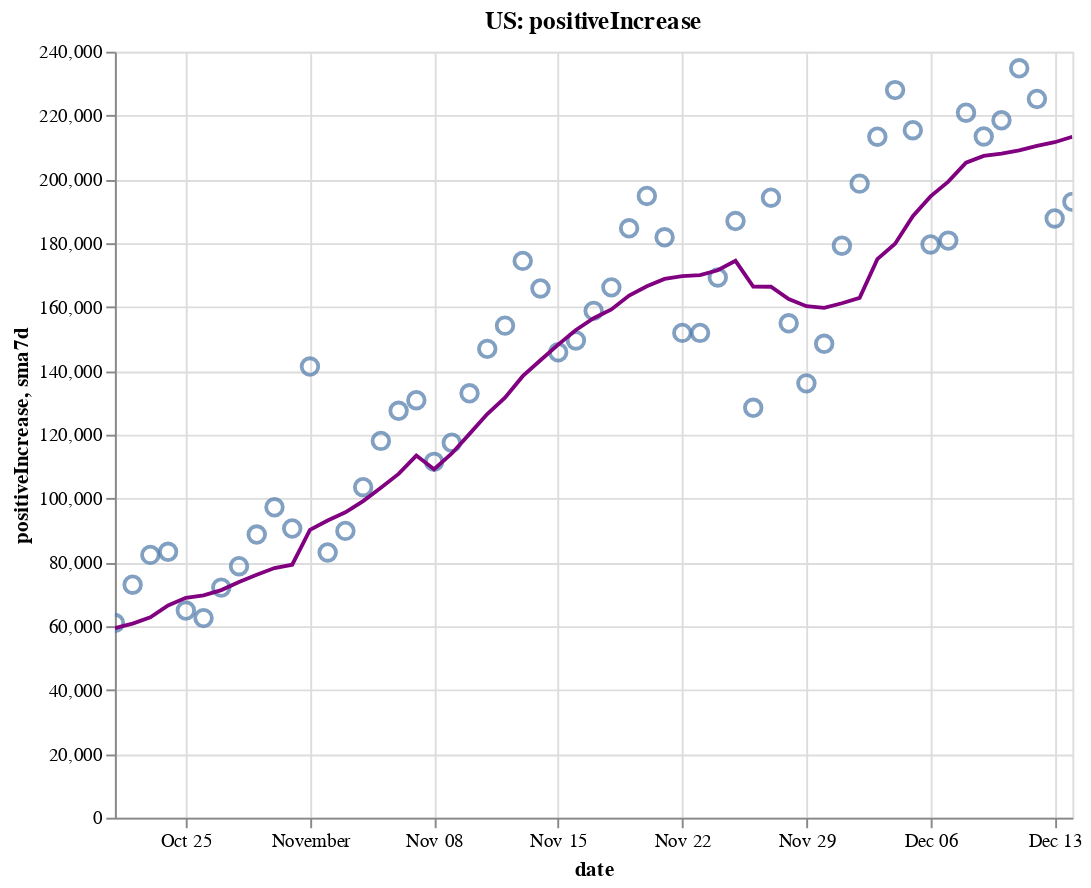

Notebook cell for this chart:
### Code cell
create_plot(us, 'positiveIncrease')

### Figure 1 — Vega-Lite specification as saved in the notebook (floating-point values rounded to 4 significant figures)
{"config": {"view": {"continuousWidth": 400, "continuousHeight": 300}}, "layer": [{"layer": [{"mark": {"type": "point", "size": 75}, "encoding": {"tooltip": [{"type": "temporal", "field": "date"}, {"type": "quantitative", "field": "positiveIncrease"}, {"type": "quantitative", "field": "sma7d"}], "x": {"type": "temporal", "field": "date"}, "y": {"type": "quantitative", "field": "positiveIncrease"}}, "selection": {"selector002": {"type": "interval", "bind": "scales", "encodings": ["x", "y"]}}}, {"mark": {"type": "line", "color": "purple"}, "encoding": {"x": {"type": "temporal", "field": "date"}, "y": {"type": "quantitative", "field": "sma7d"}}}]}, {"mark": {"type": "rule", "color": "#aaa"}, "encoding": {"x": {"type": "temporal", "field": "date"}}, "transform": [{"filter": {"selection": "selector001"}}]}, {"mark": "circle", "encoding": {"opacity": {"condition": {"value": 1, "selection": "selector001"}, "value": 0}, "tooltip": [{"type": "temporal", "field": "date"}, {"type": "quantitative", "field": "positiveIncrease"}, {"type": "quantitative", "field": "sma7d"}], "x": {"type": "temporal", "field": "date"}, "y": {"type": "quantitative", "field": "positiveIncrease"}}, "selection": {"selector001": {"type": "single", "encodings": ["x"], "on": "mouseover", "nearest": true, "empty": "none"}}}, {"mark": {"type": "text", "align": "left", "dx": 5, "dy": -5, "stroke": "white", "strokeWidth": 2}, "encoding": {"text": {"type": "quantitative", "field": "positiveIncrease"}, "tooltip": [{"type": "temporal", "field": "date"}, {"type": "quantitative", "field": "positiveIncrease"}, {"type": "quantitative", "field": "sma7d"}], "x": {"type": "temporal", "field": "date"}, "y": {"type": "quantitative", "field": "positiveIncrease"}}, "transform": [{"filter": {"selection": "selector001"}}]}, {"mark": {"type": "text", "align": "left", "dx": 5, "dy": -5}, "encoding": {"text": {"type": "quantitative", "field": "positiveIncrease"}, "tooltip": [{"type": "temporal", "field": "date"}, {"type": "quantitative", "field": "positiveIncrease"}, {"type": "quantitative", "field": "sma7d"}], "x": {"type": "temporal", "field": "date"}, "y": {"type": "quantitative", "field": "positiveIncrease"}}, "transform": [{"filter": {"selection": "selector001"}}]}], "data": {"name": "data-2a4e74cbe89193a1bdbf041a82369cff"}, "height": 400, "title": "US: positiveIncrease", "width": 500, "$schema": "https://vega.github.io/schema/vega-lite/v4.8.1.json", "datasets": {"data-2a4e74cbe89193a1bdbf041a82369cff": [{"date": "2020-10-21T00:00:00", "totalTestResultsIncrease": 1018000.0, "positiveIncrease": 60980.0, "death": 213900.0, "deathIncrease": 1025.0, "positiveRate": 0.06, "state": "US", "sma7d": 59420.0}, {"date": "2020-10-22T00:00:00", "totalTestResultsIncrease": 1279000.0, "positiveIncrease": 73000.0, "death": 215100.0, "deathIncrease": 1126.0, "positiveRate": 0.057, "state": "US", "sma7d": 60790.0}, {"date": "2020-10-23T00:00:00", "totalTestResultsIncrease": 1405000.0, "positiveIncrease": 82340.0, "death": 216000.0, "deathIncrease": 941.0, "positiveRate": 0.059, "state": "US", "sma7d": 62810.0}, {"date": "2020-10-24T00:00:00", "totalTestResultsIncrease": 1312000.0, "positiveIncrease": 83320.0, "death": 216900.0, "deathIncrease": 897.0, "positiveRate": 0.063, "state": "US", "sma7d": 66510.0}, {"date": "2020-10-25T00:00:00", "totalTestResultsIncrease": 1182000.0, "positiveIncrease": 64900.0, "death": 217300.0, "deathIncrease": 387.0, "positiveRate": 0.055, "state": "US", "sma7d": 68890.0}, {"date": "2020-10-26T00:00:00", "totalTestResultsIncrease": 1195000.0, "positiveIncrease": 62540.0, "death": 217700.0, "deathIncrease": 399.0, "positiveRate": 0.052, "state": "US", "sma7d": 69660.0}, {"date": "2020-10-27T00:00:00", "totalTestResultsIncrease": 1111000.0, "positiveIncrease": 72100.0, "death": 218600.0, "deathIncrease": 929.0, "positiveRate": 0.065, "state": "US", "sma7d": 71310.0}, {"date": "2020-10-28T00:00:00", "totalTestResultsIncrease": 1166000.0, "positiveIncrease": 78790.0, "death": 219700.0, "deathIncrease": 1045.0, "positiveRate": 0.068, "state": "US", "sma7d": 73860.0}, {"date": "2020-10-29T00:00:00", "totalTestResultsIncrease": 1364000.0, "positiveIncrease": 88730.0, "death": 220700.0, "deathIncrease": 1055.0, "positiveRate": 0.065, "state": "US", "sma7d": 76100.0}, {"date": "2020-10-30T00:00:00", "totalTestResultsIncrease": 1395000.0, "positiveIncrease": 97260.0, "death": 221700.0, "deathIncrease": 947.0, "positiveRate": 0.07, "state": "US", "sma7d": 78230.0}, {"date": "2020-10-31T00:00:00", "totalTestResultsIncrease": 1427000.0, "positiveIncrease": 90610.0, "death": 222600.0, "deathIncrease": 970.0, "positiveRate": 0.063, "state": "US", "sma7d": 79280.0}, {"date": "2020-11-01T00:00:00", "totalTestResultsIncrease": 1177000.0, "positiveIncrease": 141300.0, "death": 223000.0, "deathIncrease": 398.0, "positiveRate": 0.12, "state": "US", "sma7d": 90200.0}, {"date": "2020-11-02T00:00:00", "totalTestResultsIncrease": 1291000.0, "positiveIncrease": 83100.0, "death": 223500.0, "deathIncrease": 474.0, "positiveRate": 0.064, "state": "US", "sma7d": 93130.0}, {"date": "2020-11-03T00:00:00", "totalTestResultsIncrease": 1222000.0, "positiveIncrease": 89860.0, "death": 225000.0, "deathIncrease": 1525.0, "positiveRate": 0.074, "state": "US", "sma7d": 95670.0}, {"date": "2020-11-04T00:00:00", "totalTestResultsIncrease": 1280000.0, "positiveIncrease": 103600.0, "death": 226200.0, "deathIncrease": 1126.0, "positiveRate": 0.081, "state": "US", "sma7d": 99210.0}, {"date": "2020-11-05T00:00:00", "totalTestResultsIncrease": 1612000.0, "positiveIncrease": 118100.0, "death": 227300.0, "deathIncrease": 1155.0, "positiveRate": 0.073, "state": "US", "sma7d": 103400.0}, {"date": "2020-11-06T00:00:00", "totalTestResultsIncrease": 1620000.0, "positiveIncrease": 127500.0, "death": 228500.0, "deathIncrease": 1186.0, "positiveRate": 0.079, "state": "US", "sma7d": 107700.0}, {"date": "2020-11-07T00:00:00", "totalTestResultsIncrease": 1450000.0, "positiveIncrease": 130800.0, "death": 229600.0, "deathIncrease": 1132.0, "positiveRate": 0.09, "state": "US", "sma7d": 113500.0}, {"date": "2020-11-08T00:00:00", "totalTestResultsIncrease": 1220000.0, "positiveIncrease": 111500.0, "death": 230100.0, "deathIncrease": 501.0, "positiveRate": 0.091, "state": "US", "sma7d": 109200.0}, {"date": "2020-11-09T00:00:00", "totalTestResultsIncrease": 1444000.0, "positiveIncrease": 117500.0, "death": 230700.0, "deathIncrease": 580.0, "positiveRate": 0.081, "state": "US", "sma7d": 114100.0}, {"date": "2020-11-10T00:00:00", "totalTestResultsIncrease": 1346000.0, "positiveIncrease": 133000.0, "death": 232100.0, "deathIncrease": 1357.0, "positiveRate": 0.099, "state": "US", "sma7d": 120300.0}, {"date": "2020-11-11T00:00:00", "totalTestResultsIncrease": 1464000.0, "positiveIncrease": 146900.0, "death": 233700.0, "deathIncrease": 1579.0, "positiveRate": 0.1, "state": "US", "sma7d": 126500.0}, {"date": "2020-11-12T00:00:00", "totalTestResultsIncrease": 1571000.0, "positiveIncrease": 154200.0, "death": 234800.0, "deathIncrease": 1111.0, "positiveRate": 0.098, "state": "US", "sma7d": 131600.0}, {"date": "2020-11-13T00:00:00", "totalTestResultsIncrease": 1707000.0, "positiveIncrease": 174500.0, "death": 236100.0, "deathIncrease": 1304.0, "positiveRate": 0.102, "state": "US", "sma7d": 138300.0}, {"date": "2020-11-14T00:00:00", "totalTestResultsIncrease": 1706000.0, "positiveIncrease": 165800.0, "death": 237400.0, "deathIncrease": 1352.0, "positiveRate": 0.097, "state": "US", "sma7d": 143300.0}, {"date": "2020-11-15T00:00:00", "totalTestResultsIncrease": 1553000.0, "positiveIncrease": 145800.0, "death": 238100.0, "deathIncrease": 708.0, "positiveRate": 0.094, "state": "US", "sma7d": 148200.0}, {"date": "2020-11-16T00:00:00", "totalTestResultsIncrease": 1530000.0, "positiveIncrease": 149500.0, "death": 238700.0, "deathIncrease": 609.0, "positiveRate": 0.098, "state": "US", "sma7d": 152800.0}, {"date": "2020-11-17T00:00:00", "totalTestResultsIncrease": 1605000.0, "positiveIncrease": 158800.0, "death": 240300.0, "deathIncrease": 1562.0, "positiveRate": 0.099, "state": "US", "sma7d": 156500.0}, {"date": "2020-11-18T00:00:00", "totalTestResultsIncrease": 1620000.0, "positiveIncrease": 166200.0, "death": 242200.0, "deathIncrease": 1882.0, "positiveRate": 0.103, "state": "US", "sma7d": 159300.0}, {"date": "2020-11-19T00:00:00", "totalTestResultsIncrease": 1850000.0, "positiveIncrease": 184700.0, "death": 244200.0, "deathIncrease": 2020.0, "positiveRate": 0.1, "state": "US", "sma7d": 163600.0}, {"date": "2020-11-20T00:00:00", "totalTestResultsIncrease": 1947000.0, "positiveIncrease": 194800.0, "death": 246100.0, "deathIncrease": 1894.0, "positiveRate": 0.1, "state": "US", "sma7d": 166500.0}, {"date": "2020-11-21T00:00:00", "totalTestResultsIncrease": 2049000.0, "positiveIncrease": 181900.0, "death": 247600.0, "deathIncrease": 1554.0, "positiveRate": 0.089, "state": "US", "sma7d": 168800.0}, {"date": "2020-11-22T00:00:00", "totalTestResultsIncrease": 1753000.0, "positiveIncrease": 151900.0, "death": 248600.0, "deathIncrease": 917.0, "positiveRate": 0.087, "state": "US", "sma7d": 169700.0}, {"date": "2020-11-23T00:00:00", "totalTestResultsIncrease": 1694000.0, "positiveIncrease": 151900.0, "death": 249400.0, "deathIncrease": 858.0, "positiveRate": 0.09, "state": "US", "sma7d": 170000.0}, {"date": "2020-11-24T00:00:00", "totalTestResultsIncrease": 1884000.0, "positiveIncrease": 169300.0, "death": 251500.0, "deathIncrease": 2106.0, "positiveRate": 0.09, "state": "US", "sma7d": 171500.0}, {"date": "2020-11-25T00:00:00", "totalTestResultsIncrease": 1827000.0, "positiveIncrease": 186900.0, "death": 253800.0, "deathIncrease": 2280.0, "positiveRate": 0.102, "state": "US", "sma7d": 174500.0}, {"date": "2020-11-26T00:00:00", "totalTestResultsIncrease": 1269000.0, "positiveIncrease": 128400.0, "death": 255200.0, "deathIncrease": 1387.0, "positiveRate": 0.101, "state": "US", "sma7d": 166400.0}, {"date": "2020-11-27T00:00:00", "totalTestResultsIncrease": 2032000.0, "positiveIncrease": 194200.0, "death": 256600.0, "deathIncrease": 1392.0, "positiveRate": 0.096, "state": "US", "sma7d": 166400.0}, {"date": "2020-11-28T00:00:00", "totalTestResultsIncrease": 1673000.0, "positiveIncrease": 154900.0, "death": 257800.0, "deathIncrease": 1251.0, "positiveRate": 0.093, "state": "US", "sma7d": 162500.0}, {"date": "2020-11-29T00:00:00", "totalTestResultsIncrease": 1286000.0, "positiveIncrease": 136100.0, "death": 258700.0, "deathIncrease": 823.0, "positiveRate": 0.106, "state": "US", "sma7d": 160300.0}, {"date": "2020-11-30T00:00:00", "totalTestResultsIncrease": 1607000.0, "positiveIncrease": 148500.0, "death": 259700.0, "deathIncrease": 1035.0, "positiveRate": 0.092, "state": "US", "sma7d": 159800.0}, {"date": "2020-12-01T00:00:00", "totalTestResultsIncrease": 1474000.0, "positiveIncrease": 179200.0, "death": 262200.0, "deathIncrease": 2506.0, "positiveRate": 0.122, "state": "US", "sma7d": 161200.0}, {"date": "2020-12-02T00:00:00", "totalTestResultsIncrease": 1559000.0, "positiveIncrease": 198700.0, "death": 265000.0, "deathIncrease": 2804.0, "positiveRate": 0.127, "state": "US", "sma7d": 162900.0}, {"date": "2020-12-03T00:00:00", "totalTestResultsIncrease": 1897000.0, "positiveIncrease": 213400.0, "death": 267800.0, "deathIncrease": 2825.0, "positiveRate": 0.112, "state": "US", "sma7d": 175000.0}, {"date": "2020-12-04T00:00:00", "totalTestResultsIncrease": 1904000.0, "positiveIncrease": 228000.0, "death": 270400.0, "deathIncrease": 2573.0, "positiveRate": 0.12, "state": "US", "sma7d": 179800.0}, {"date": "2020-12-05T00:00:00", "totalTestResultsIncrease": 2212000.0, "positiveIncrease": 215400.0, "death": 272900.0, "deathIncrease": 2480.0, "positiveRate": 0.097, "state": "US", "sma7d": 188500.0}, {"date": "2020-12-06T00:00:00", "totalTestResultsIncrease": 1602000.0, "positiveIncrease": 179600.0, "death": 274000.0, "deathIncrease": 1145.0, "positiveRate": 0.112, "state": "US", "sma7d": 194700.0}, {"date": "2020-12-07T00:00:00", "totalTestResultsIncrease": 1719000.0, "positiveIncrease": 180800.0, "death": 275300.0, "deathIncrease": 1297.0, "positiveRate": 0.105, "state": "US", "sma7d": 199300.0}, {"date": "2020-12-08T00:00:00", "totalTestResultsIncrease": 1678000.0, "positiveIncrease": 220900.0, "death": 278000.0, "deathIncrease": 2703.0, "positiveRate": 0.132, "state": "US", "sma7d": 205200.0}, {"date": "2020-12-09T00:00:00", "totalTestResultsIncrease": 1813000.0, "positiveIncrease": 213500.0, "death": 281200.0, "deathIncrease": 3164.0, "positiveRate": 0.118, "state": "US", "sma7d": 207400.0}, {"date": "2020-12-10T00:00:00", "totalTestResultsIncrease": 1893000.0, "positiveIncrease": 218500.0, "death": 284300.0, "deathIncrease": 3115.0, "positiveRate": 0.115, "state": "US", "sma7d": 208100.0}, {"date": "2020-12-11T00:00:00", "totalTestResultsIncrease": 1993000.0, "positiveIncrease": 234800.0, "death": 287100.0, "deathIncrease": 2749.0, "positiveRate": 0.118, "state": "US", "sma7d": 209100.0}, {"date": "2020-12-12T00:00:00", "totalTestResultsIncrease": 1813000.0, "positiveIncrease": 225200.0, "death": 289600.0, "deathIncrease": 2494.0, "positiveRate": 0.124, "state": "US", "sma7d": 210500.0}, {"date": "2020-12-13T00:00:00", "totalTestResultsIncrease": 1764000.0, "positiveIncrease": 187800.0, "death": 291000.0, "deathIncrease": 1494.0, "positiveRate": 0.106, "state": "US", "sma7d": 211600.0}, {"date": "2020-12-14T00:00:00", "totalTestResultsIncrease": 2155000.0, "positiveIncrease": 193000.0, "death": 292200.0, "deathIncrease": 1358.0, "positiveRate": 0.09, "state": "US", "sma7d": 213400.0}]}}
